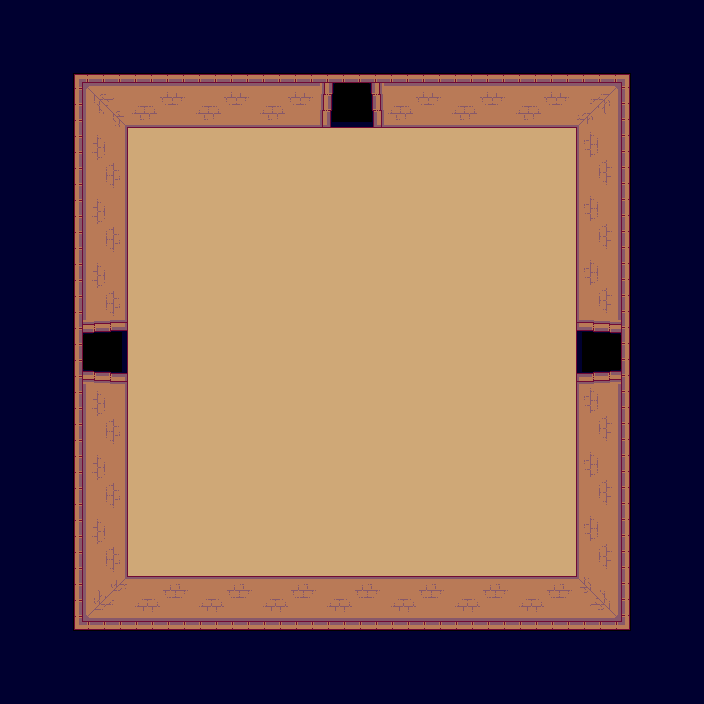

This is a level from a 2D game, rendered from its Tiled map with the project's own tilesets. A one-line summary and the complete map file follow:
An orthogonal 11x11 tile map with 64x64 px tiles, 2 tile layers (background, collision) and 4 objects (3x door, hero).

<map version="1.0" tiledversion="1.0.3" orientation="orthogonal" renderorder="right-down" width="11" height="11" tilewidth="64" tileheight="64" nextobjectid="5">
 <tileset firstgid="1" name="tileset" tilewidth="64" tileheight="64" tilecount="16" columns="4">
  <image source="../images/tileset.png" width="256" height="256" />
 </tileset>
 <layer name="background" width="11" height="11">
  <data>
   <tile gid="0" />
   <tile gid="0" />
   <tile gid="0" />
   <tile gid="0" />
   <tile gid="0" />
   <tile gid="0" />
   <tile gid="0" />
   <tile gid="0" />
   <tile gid="0" />
   <tile gid="0" />
   <tile gid="0" />
   <tile gid="0" />
   <tile gid="0" />
   <tile gid="0" />
   <tile gid="0" />
   <tile gid="0" />
   <tile gid="16" />
   <tile gid="0" />
   <tile gid="0" />
   <tile gid="0" />
   <tile gid="0" />
   <tile gid="0" />
   <tile gid="0" />
   <tile gid="0" />
   <tile gid="6" />
   <tile gid="6" />
   <tile gid="6" />
   <tile gid="6" />
   <tile gid="6" />
   <tile gid="6" />
   <tile gid="6" />
   <tile gid="0" />
   <tile gid="0" />
   <tile gid="0" />
   <tile gid="0" />
   <tile gid="6" />
   <tile gid="6" />
   <tile gid="6" />
   <tile gid="6" />
   <tile gid="6" />
   <tile gid="6" />
   <tile gid="6" />
   <tile gid="0" />
   <tile gid="0" />
   <tile gid="0" />
   <tile gid="0" />
   <tile gid="6" />
   <tile gid="6" />
   <tile gid="6" />
   <tile gid="6" />
   <tile gid="6" />
   <tile gid="6" />
   <tile gid="6" />
   <tile gid="0" />
   <tile gid="0" />
   <tile gid="0" />
   <tile gid="13" />
   <tile gid="6" />
   <tile gid="6" />
   <tile gid="6" />
   <tile gid="6" />
   <tile gid="6" />
   <tile gid="6" />
   <tile gid="6" />
   <tile gid="15" />
   <tile gid="0" />
   <tile gid="0" />
   <tile gid="0" />
   <tile gid="6" />
   <tile gid="6" />
   <tile gid="6" />
   <tile gid="6" />
   <tile gid="6" />
   <tile gid="6" />
   <tile gid="6" />
   <tile gid="0" />
   <tile gid="0" />
   <tile gid="0" />
   <tile gid="0" />
   <tile gid="6" />
   <tile gid="6" />
   <tile gid="6" />
   <tile gid="6" />
   <tile gid="6" />
   <tile gid="6" />
   <tile gid="6" />
   <tile gid="0" />
   <tile gid="0" />
   <tile gid="0" />
   <tile gid="0" />
   <tile gid="6" />
   <tile gid="6" />
   <tile gid="6" />
   <tile gid="6" />
   <tile gid="6" />
   <tile gid="6" />
   <tile gid="6" />
   <tile gid="0" />
   <tile gid="0" />
   <tile gid="0" />
   <tile gid="0" />
   <tile gid="0" />
   <tile gid="0" />
   <tile gid="0" />
   <tile gid="0" />
   <tile gid="0" />
   <tile gid="0" />
   <tile gid="0" />
   <tile gid="0" />
   <tile gid="0" />
   <tile gid="0" />
   <tile gid="0" />
   <tile gid="0" />
   <tile gid="0" />
   <tile gid="0" />
   <tile gid="0" />
   <tile gid="0" />
   <tile gid="0" />
   <tile gid="0" />
   <tile gid="0" />
   <tile gid="0" />
  </data>
 </layer>
 <layer name="collision" width="11" height="11">
  <properties>
   <property name="collision" value="true" />
  </properties>
  <data>
   <tile gid="4" />
   <tile gid="4" />
   <tile gid="4" />
   <tile gid="4" />
   <tile gid="4" />
   <tile gid="4" />
   <tile gid="4" />
   <tile gid="4" />
   <tile gid="4" />
   <tile gid="4" />
   <tile gid="4" />
   <tile gid="4" />
   <tile gid="1" />
   <tile gid="2" />
   <tile gid="2" />
   <tile gid="2" />
   <tile gid="0" />
   <tile gid="2" />
   <tile gid="2" />
   <tile gid="2" />
   <tile gid="3" />
   <tile gid="4" />
   <tile gid="4" />
   <tile gid="5" />
   <tile gid="0" />
   <tile gid="0" />
   <tile gid="0" />
   <tile gid="0" />
   <tile gid="0" />
   <tile gid="0" />
   <tile gid="0" />
   <tile gid="7" />
   <tile gid="4" />
   <tile gid="4" />
   <tile gid="5" />
   <tile gid="0" />
   <tile gid="0" />
   <tile gid="0" />
   <tile gid="0" />
   <tile gid="0" />
   <tile gid="0" />
   <tile gid="0" />
   <tile gid="7" />
   <tile gid="4" />
   <tile gid="4" />
   <tile gid="5" />
   <tile gid="0" />
   <tile gid="0" />
   <tile gid="0" />
   <tile gid="0" />
   <tile gid="0" />
   <tile gid="0" />
   <tile gid="0" />
   <tile gid="7" />
   <tile gid="4" />
   <tile gid="4" />
   <tile gid="0" />
   <tile gid="0" />
   <tile gid="0" />
   <tile gid="0" />
   <tile gid="0" />
   <tile gid="0" />
   <tile gid="0" />
   <tile gid="0" />
   <tile gid="0" />
   <tile gid="4" />
   <tile gid="4" />
   <tile gid="5" />
   <tile gid="0" />
   <tile gid="0" />
   <tile gid="0" />
   <tile gid="0" />
   <tile gid="0" />
   <tile gid="0" />
   <tile gid="0" />
   <tile gid="7" />
   <tile gid="4" />
   <tile gid="4" />
   <tile gid="5" />
   <tile gid="0" />
   <tile gid="0" />
   <tile gid="0" />
   <tile gid="0" />
   <tile gid="0" />
   <tile gid="0" />
   <tile gid="0" />
   <tile gid="7" />
   <tile gid="4" />
   <tile gid="4" />
   <tile gid="5" />
   <tile gid="0" />
   <tile gid="0" />
   <tile gid="0" />
   <tile gid="0" />
   <tile gid="0" />
   <tile gid="0" />
   <tile gid="0" />
   <tile gid="7" />
   <tile gid="4" />
   <tile gid="4" />
   <tile gid="9" />
   <tile gid="10" />
   <tile gid="10" />
   <tile gid="10" />
   <tile gid="10" />
   <tile gid="10" />
   <tile gid="10" />
   <tile gid="10" />
   <tile gid="11" />
   <tile gid="4" />
   <tile gid="4" />
   <tile gid="4" />
   <tile gid="4" />
   <tile gid="4" />
   <tile gid="4" />
   <tile gid="4" />
   <tile gid="4" />
   <tile gid="4" />
   <tile gid="4" />
   <tile gid="4" />
   <tile gid="4" />
  </data>
 </layer>
 <objectgroup name="objects">
  <object id="1" name="hero" type="hero" x="332" y="332" width="40" height="40">
   <properties>
    <property name="group" value="heroes" />
    <property name="texture" value="hero_spritesheet" />
    <property name="walking_speed" value="150" />
   </properties>
  </object>
  <object id="2" name="door_W" type="door" x="64" y="319" width="64" height="64">
   <properties>
    <property name="direction" value="W" />
    <property name="group" value="doors" />
    <property name="texture" value="" />
   </properties>
  </object>
  <object id="3" name="door_N" type="door" x="318" y="65" width="64" height="64">
   <properties>
    <property name="direction" value="N" />
    <property name="group" value="doors" />
    <property name="texture" value="" />
   </properties>
  </object>
  <object id="4" name="door_E" type="door" x="575" y="320" width="64" height="64">
   <properties>
    <property name="direction" value="E" />
    <property name="group" value="doors" />
    <property name="texture" value="" />
   </properties>
  </object>
 </objectgroup>
</map>
